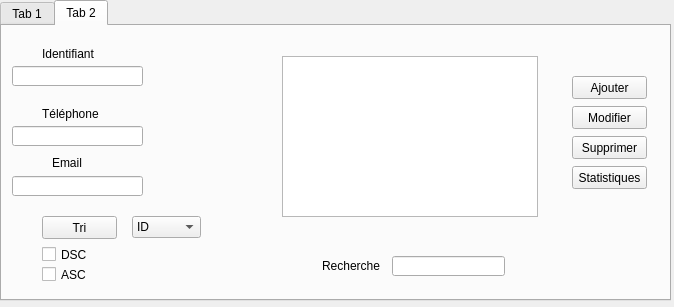
<?xml version="1.0" encoding="UTF-8"?>
<ui version="4.0">
 <class>Dialogyosr</class>
 <widget class="QDialog" name="Dialogyosr">
  <property name="geometry">
   <rect>
    <x>0</x>
    <y>0</y>
    <width>674</width>
    <height>307</height>
   </rect>
  </property>
  <property name="windowTitle">
   <string>Dialog</string>
  </property>
  <widget class="QTabWidget" name="tabWidget">
   <property name="geometry">
    <rect>
     <x>0</x>
     <y>0</y>
     <width>671</width>
     <height>301</height>
    </rect>
   </property>
   <property name="currentIndex">
    <number>1</number>
   </property>
   <widget class="QWidget" name="Medecin">
    <property name="styleSheet">
     <string notr="true">

/*-----QWidget-----*/
QWidget
{
	background-color: #3a3a3a;
	color: #fff;
	selection-background-color: #b78620;
	selection-color: #000;

}


/*-----QLabel-----*/
QLabel
{
	background-color: transparent;
	color: #fff;

}


/*-----QMenuBar-----*/
QMenuBar 
{
	background-color: qlineargradient(spread:repeat, x1:1, y1:0, x2:1, y2:1, stop:0 rgba(57, 57, 57, 255),stop:1 rgba(50, 50, 50, 255));
	border: 1px solid #000;
	color: #fff;

}


QMenuBar::item 
{
	background-color: transparent;

}


QMenuBar</string>
    </property>
    <attribute name="title">
     <string>Tab 1</string>
    </attribute>
    <widget class="QLabel" name="label">
     <property name="geometry">
      <rect>
       <x>10</x>
       <y>20</y>
       <width>47</width>
       <height>13</height>
      </rect>
     </property>
     <property name="text">
      <string>ID</string>
     </property>
    </widget>
    <widget class="QLabel" name="label_2">
     <property name="geometry">
      <rect>
       <x>10</x>
       <y>50</y>
       <width>47</width>
       <height>13</height>
      </rect>
     </property>
     <property name="text">
      <string>Nom</string>
     </property>
    </widget>
    <widget class="QLineEdit" name="lineEdit">
     <property name="geometry">
      <rect>
       <x>120</x>
       <y>20</y>
       <width>113</width>
       <height>20</height>
      </rect>
     </property>
    </widget>
    <widget class="QLineEdit" name="lineEdit_2">
     <property name="geometry">
      <rect>
       <x>120</x>
       <y>50</y>
       <width>113</width>
       <height>20</height>
      </rect>
     </property>
    </widget>
    <widget class="QPushButton" name="pushButton">
     <property name="geometry">
      <rect>
       <x>40</x>
       <y>180</y>
       <width>75</width>
       <height>23</height>
      </rect>
     </property>
     <property name="text">
      <string>Ajouter</string>
     </property>
    </widget>
    <widget class="QTableView" name="tableView">
     <property name="geometry">
      <rect>
       <x>300</x>
       <y>20</y>
       <width>301</width>
       <height>111</height>
      </rect>
     </property>
    </widget>
    <widget class="QLabel" name="label_3">
     <property name="geometry">
      <rect>
       <x>10</x>
       <y>80</y>
       <width>47</width>
       <height>13</height>
      </rect>
     </property>
     <property name="text">
      <string>Prénom</string>
     </property>
    </widget>
    <widget class="QLabel" name="label_4">
     <property name="geometry">
      <rect>
       <x>10</x>
       <y>110</y>
       <width>91</width>
       <height>16</height>
      </rect>
     </property>
     <property name="text">
      <string>Date de naissance</string>
     </property>
    </widget>
    <widget class="QLineEdit" name="lineEdit_3">
     <property name="geometry">
      <rect>
       <x>120</x>
       <y>80</y>
       <width>113</width>
       <height>20</height>
      </rect>
     </property>
    </widget>
    <widget class="QDateEdit" name="dateEdit">
     <property name="geometry">
      <rect>
       <x>120</x>
       <y>110</y>
       <width>110</width>
       <height>22</height>
      </rect>
     </property>
    </widget>
    <widget class="QPushButton" name="pushButton_2">
     <property name="geometry">
      <rect>
       <x>120</x>
       <y>180</y>
       <width>75</width>
       <height>23</height>
      </rect>
     </property>
     <property name="text">
      <string>Supprimer</string>
     </property>
    </widget>
    <widget class="QPushButton" name="pushButton_3">
     <property name="geometry">
      <rect>
       <x>200</x>
       <y>180</y>
       <width>75</width>
       <height>23</height>
      </rect>
     </property>
     <property name="text">
      <string>Modifier</string>
     </property>
    </widget>
    <widget class="QPushButton" name="pushButton_4">
     <property name="geometry">
      <rect>
       <x>300</x>
       <y>200</y>
       <width>75</width>
       <height>23</height>
      </rect>
     </property>
     <property name="text">
      <string>Tri</string>
     </property>
    </widget>
    <widget class="QLabel" name="label_5">
     <property name="geometry">
      <rect>
       <x>420</x>
       <y>140</y>
       <width>81</width>
       <height>20</height>
      </rect>
     </property>
     <property name="text">
      <string>Rechercher</string>
     </property>
    </widget>
    <widget class="QComboBox" name="comboBox">
     <property name="geometry">
      <rect>
       <x>400</x>
       <y>200</y>
       <width>69</width>
       <height>22</height>
      </rect>
     </property>
     <item>
      <property name="text">
       <string>ID</string>
      </property>
     </item>
     <item>
      <property name="text">
       <string>Nom</string>
      </property>
     </item>
     <item>
      <property name="text">
       <string>Prénom</string>
      </property>
     </item>
     <item>
      <property name="text">
       <string>Date</string>
      </property>
     </item>
    </widget>
    <widget class="QCheckBox" name="checkBox">
     <property name="geometry">
      <rect>
       <x>310</x>
       <y>230</y>
       <width>70</width>
       <height>17</height>
      </rect>
     </property>
     <property name="text">
      <string>DSC</string>
     </property>
    </widget>
    <widget class="QLineEdit" name="lineEdit_4">
     <property name="geometry">
      <rect>
       <x>490</x>
       <y>140</y>
       <width>113</width>
       <height>20</height>
      </rect>
     </property>
    </widget>
    <widget class="QCheckBox" name="checkBox_2">
     <property name="geometry">
      <rect>
       <x>310</x>
       <y>250</y>
       <width>71</width>
       <height>20</height>
      </rect>
     </property>
     <property name="text">
      <string>ASC</string>
     </property>
    </widget>
    <widget class="QPushButton" name="pushButton_5">
     <property name="geometry">
      <rect>
       <x>530</x>
       <y>200</y>
       <width>75</width>
       <height>23</height>
      </rect>
     </property>
     <property name="text">
      <string>Statistique</string>
     </property>
    </widget>
   </widget>
   <widget class="QWidget" name="Service">
    <property name="styleSheet">
     <string notr="true">

/*-----QWidget-----*/
QWidget
{
	background-color: #3a3a3a;
	color: #fff;
	selection-background-color: #b78620;
	selection-color: #000;

}


/*-----QLabel-----*/
QLabel
{
	background-color: transparent;
	color: #fff;

}


/*-----QMenuBar-----*/
QMenuBar 
{
	background-color: qlineargradient(spread:repeat, x1:1, y1:0, x2:1, y2:1, stop:0 rgba(57, 57, 57, 255),stop:1 rgba(50, 50, 50, 255));
	border: 1px solid #000;
	color: #fff;

}


QMenuBar::item 
{
	background-color: transparent;

}


QMenuBarrgb(170, 170, 255)</string>
    </property>
    <attribute name="title">
     <string>Tab 2</string>
    </attribute>
    <widget class="QLabel" name="label_6">
     <property name="geometry">
      <rect>
       <x>40</x>
       <y>20</y>
       <width>71</width>
       <height>16</height>
      </rect>
     </property>
     <property name="text">
      <string>Identifiant</string>
     </property>
    </widget>
    <widget class="QLineEdit" name="lineEdit_5">
     <property name="geometry">
      <rect>
       <x>10</x>
       <y>40</y>
       <width>131</width>
       <height>20</height>
      </rect>
     </property>
    </widget>
    <widget class="QLineEdit" name="lineEdit_6">
     <property name="geometry">
      <rect>
       <x>10</x>
       <y>100</y>
       <width>131</width>
       <height>20</height>
      </rect>
     </property>
    </widget>
    <widget class="QLineEdit" name="lineEdit_7">
     <property name="geometry">
      <rect>
       <x>10</x>
       <y>150</y>
       <width>131</width>
       <height>20</height>
      </rect>
     </property>
    </widget>
    <widget class="QLabel" name="label_7">
     <property name="geometry">
      <rect>
       <x>40</x>
       <y>80</y>
       <width>71</width>
       <height>16</height>
      </rect>
     </property>
     <property name="text">
      <string>Téléphone</string>
     </property>
    </widget>
    <widget class="QLabel" name="label_8">
     <property name="geometry">
      <rect>
       <x>50</x>
       <y>130</y>
       <width>47</width>
       <height>13</height>
      </rect>
     </property>
     <property name="text">
      <string>Email</string>
     </property>
    </widget>
    <widget class="QTableView" name="tableView_2">
     <property name="geometry">
      <rect>
       <x>280</x>
       <y>30</y>
       <width>256</width>
       <height>161</height>
      </rect>
     </property>
    </widget>
    <widget class="QPushButton" name="pushButton_6">
     <property name="geometry">
      <rect>
       <x>570</x>
       <y>80</y>
       <width>75</width>
       <height>23</height>
      </rect>
     </property>
     <property name="text">
      <string>Modifier</string>
     </property>
    </widget>
    <widget class="QPushButton" name="pushButton_7">
     <property name="geometry">
      <rect>
       <x>570</x>
       <y>110</y>
       <width>75</width>
       <height>23</height>
      </rect>
     </property>
     <property name="text">
      <string>Supprimer</string>
     </property>
    </widget>
    <widget class="QPushButton" name="pushButton_8">
     <property name="geometry">
      <rect>
       <x>570</x>
       <y>50</y>
       <width>75</width>
       <height>23</height>
      </rect>
     </property>
     <property name="text">
      <string>Ajouter</string>
     </property>
    </widget>
    <widget class="QPushButton" name="pushButton_9">
     <property name="geometry">
      <rect>
       <x>570</x>
       <y>140</y>
       <width>75</width>
       <height>23</height>
      </rect>
     </property>
     <property name="text">
      <string>Statistiques</string>
     </property>
    </widget>
    <widget class="QLabel" name="label_9">
     <property name="geometry">
      <rect>
       <x>320</x>
       <y>230</y>
       <width>71</width>
       <height>20</height>
      </rect>
     </property>
     <property name="text">
      <string>Recherche</string>
     </property>
    </widget>
    <widget class="QLineEdit" name="lineEdit_8">
     <property name="geometry">
      <rect>
       <x>390</x>
       <y>230</y>
       <width>113</width>
       <height>20</height>
      </rect>
     </property>
    </widget>
    <widget class="QPushButton" name="pushButton_10">
     <property name="geometry">
      <rect>
       <x>40</x>
       <y>190</y>
       <width>75</width>
       <height>23</height>
      </rect>
     </property>
     <property name="text">
      <string>Tri</string>
     </property>
    </widget>
    <widget class="QCheckBox" name="checkBox_3">
     <property name="geometry">
      <rect>
       <x>40</x>
       <y>220</y>
       <width>70</width>
       <height>17</height>
      </rect>
     </property>
     <property name="text">
      <string>DSC</string>
     </property>
    </widget>
    <widget class="QCheckBox" name="checkBox_4">
     <property name="geometry">
      <rect>
       <x>40</x>
       <y>240</y>
       <width>70</width>
       <height>17</height>
      </rect>
     </property>
     <property name="text">
      <string>ASC</string>
     </property>
    </widget>
    <widget class="QComboBox" name="comboBox_2">
     <property name="geometry">
      <rect>
       <x>130</x>
       <y>190</y>
       <width>69</width>
       <height>22</height>
      </rect>
     </property>
     <item>
      <property name="text">
       <string>ID</string>
      </property>
     </item>
     <item>
      <property name="text">
       <string>telephone</string>
      </property>
     </item>
     <item>
      <property name="text">
       <string>email</string>
      </property>
     </item>
    </widget>
   </widget>
  </widget>
 </widget>
 <resources/>
 <connections/>
</ui>
